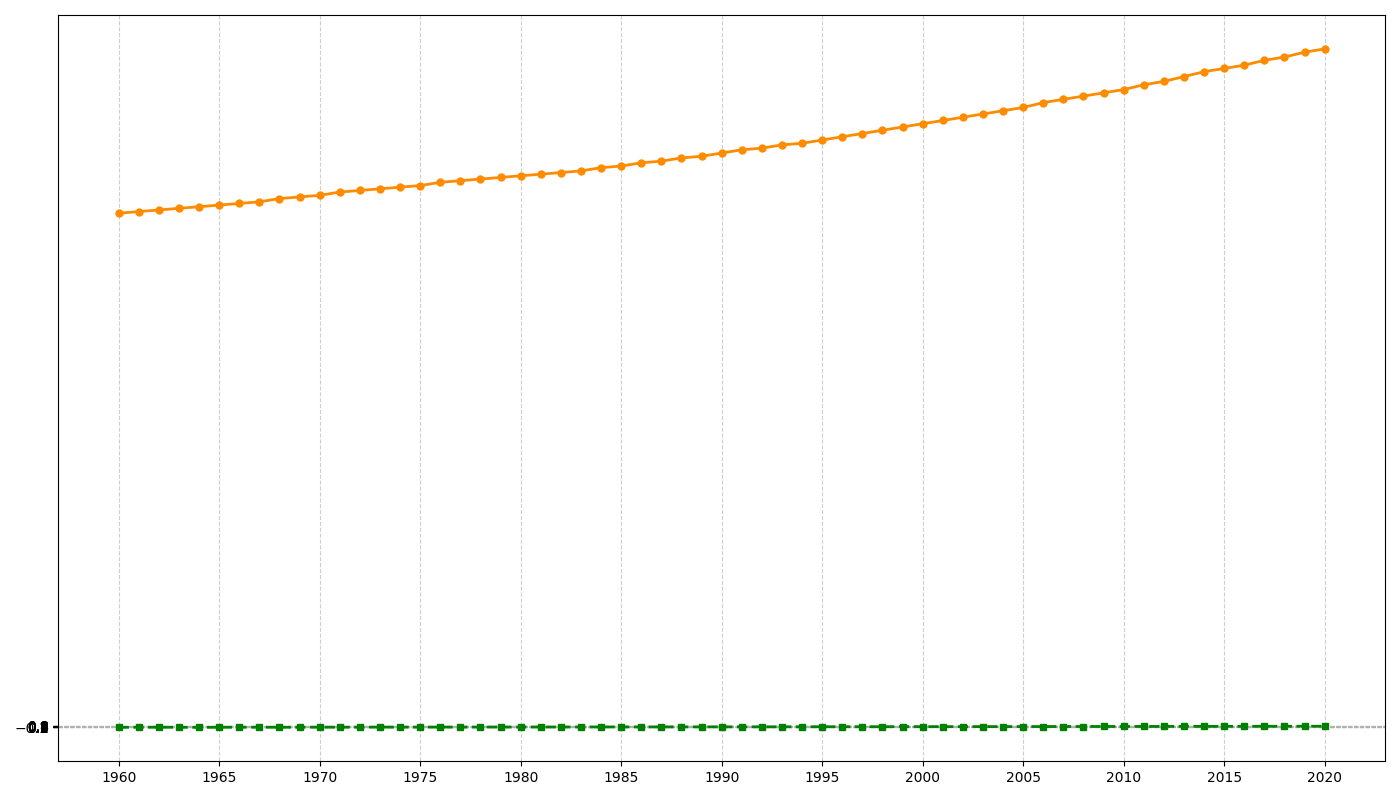

Python code for this plot:
import matplotlib.pyplot as plt
import numpy as np

years = np.arange(1960, 2021)
co2_levels = [
    316, 317, 318, 319, 320, 321, 322, 323, 325, 326,
    327, 329, 330, 331, 332, 333, 335, 336, 337, 338,
    339, 340, 341, 342, 344, 345, 347, 348, 350, 351,
    353, 355, 356, 358, 359, 361, 363, 365, 367, 369,
    371, 373, 375, 377, 379, 381, 384, 386, 388, 390,
    392, 395, 397, 400, 403, 405, 407, 410, 412, 415,
    417
]

temperature_anomalies = [
    -0.02, 0.01, 0.03, 0.00, -0.05, 0.00, 0.05, 0.02, 0.01, 0.03,
    0.06, 0.04, 0.07, 0.10, 0.08, 0.09, 0.12, 0.10, 0.13, 0.15,
    0.14, 0.17, 0.15, 0.18, 0.19, 0.21, 0.20, 0.23, 0.22, 0.24,
    0.26, 0.25, 0.28, 0.27, 0.30, 0.33, 0.32, 0.35, 0.34, 0.38,
    0.37, 0.40, 0.39, 0.42, 0.41, 0.45, 0.43, 0.47, 0.46, 0.50,
    0.48, 0.52, 0.51, 0.55, 0.54, 0.58, 0.57, 0.61, 0.60, 0.64, 
    0.63
]

fig, ax = plt.subplots(figsize=(14, 8))

# New colors applied: 'darkorange' for CO2 levels and 'green' for temperature anomalies
ax.plot(years, co2_levels, color='darkorange', linestyle='-', marker='o', markersize=5, linewidth=2)
ax.plot(years, temperature_anomalies, color='green', linestyle='--', marker='s', markersize=5, linewidth=2)
ax.grid(True, linestyle='--', alpha=0.6)

ax.set_xticks(np.arange(1960, 2021, 5))
ax.set_yticks(np.arange(-0.1, 1.0, 0.1))

plt.tight_layout()
plt.show()
